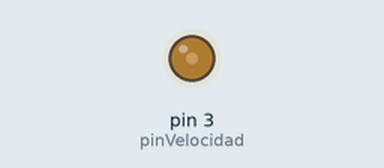
This sketch was run on a simulated Arduino Uno, built with avr-gcc and run on an emulated ATmega328P. Parts: output pins drawn as LEDs (lit = HIGH).

Above: at 0.3 s.
Timing chart, 0 to 1.8 s (numbered marks = the images above):
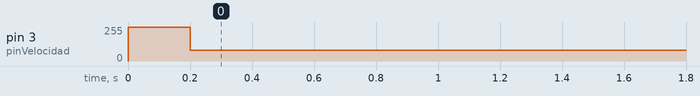

The sketch:

christmas_rotational_decoration.ino
```cpp
// (licence header left out)
const int pinVelocidad = 3;

void setup() {
  pinMode(pinVelocidad, OUTPUT);
  analogWrite(pinVelocidad, 255); // Let's start with full torque
  delay(200);
  analogWrite(pinVelocidad, 80); // We want the motor to rotate slowly
}

void loop() {
  // We don't need anything here
}
```
